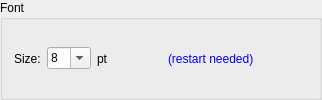
          <widget class="GroupBox" name="groupBox">
           <property name="title">
            <string>Font</string>
           </property>
           <layout class="QHBoxLayout" name="horizontalLayout_10">
            <item>
             <widget class="QLabel" name="label_29">
              <property name="text">
               <string>Size:</string>
              </property>
             </widget>
            </item>
            <item>
             <widget class="QComboBox" name="cboFontSize">
              <property name="sizePolicy">
               <sizepolicy hsizetype="Preferred" vsizetype="Fixed">
                <horstretch>0</horstretch>
                <verstretch>0</verstretch>
               </sizepolicy>
              </property>
              <property name="editable">
               <bool>true</bool>
              </property>
              <property name="currentText">
               <string>8</string>
              </property>
              <property name="maxCount">
               <number>10</number>
              </property>
              <property name="minimumContentsLength">
               <number>1</number>
              </property>
              <item>
               <property name="text">
                <string>8</string>
               </property>
              </item>
              <item>
               <property name="text">
                <string>9</string>
               </property>
              </item>
              <item>
               <property name="text">
                <string>10</string>
               </property>
              </item>
              <item>
               <property name="text">
                <string>11</string>
               </property>
              </item>
              <item>
               <property name="text">
                <string>12</string>
               </property>
              </item>
             </widget>
            </item>
            <item>
             <widget class="QLabel" name="label_30">
              <property name="text">
               <string>pt</string>
              </property>
             </widget>
            </item>
            <item>
             <spacer name="horizontalSpacer_2">
              <property name="orientation">
               <enum>Qt::Horizontal</enum>
              </property>
              <property name="sizeHint" stdset="0">
               <size>
                <width>40</width>
                <height>20</height>
               </size>
              </property>
             </spacer>
            </item>
            <item>
             <widget class="QLabel" name="label_31">
              <property name="styleSheet">
               <string notr="true">color: blue;</string>
              </property>
              <property name="text">
               <string>(restart needed)</string>
              </property>
             </widget>
            </item>
            <item>
             <spacer name="horizontalSpacer_3">
              <property name="orientation">
               <enum>Qt::Horizontal</enum>
              </property>
              <property name="sizeHint" stdset="0">
               <size>
                <width>40</width>
                <height>20</height>
               </size>
              </property>
             </spacer>
            </item>
           </layout>
          </widget>
